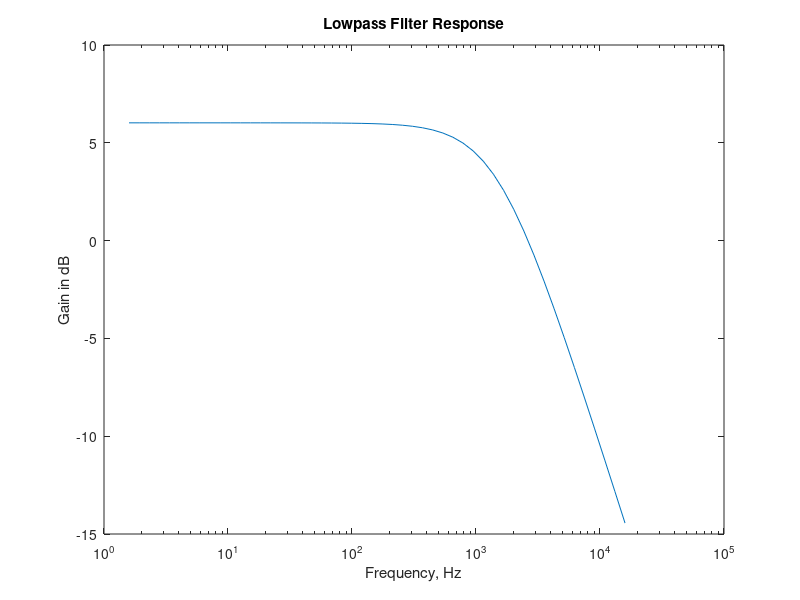

Write MATLAB code to recreate this figure.
% 
num = [2];
den = [1.05e-4 1];
w = logspace(1,5);
h = freqs(num,den,w);
f = w/(2*pi);
mag = 20*log10(abs(h));  % magnitude in dB
semilogx(f,mag)
title('Lowpass Filter Response')
xlabel('Frequency, Hz')
ylabel('Gain in dB')
